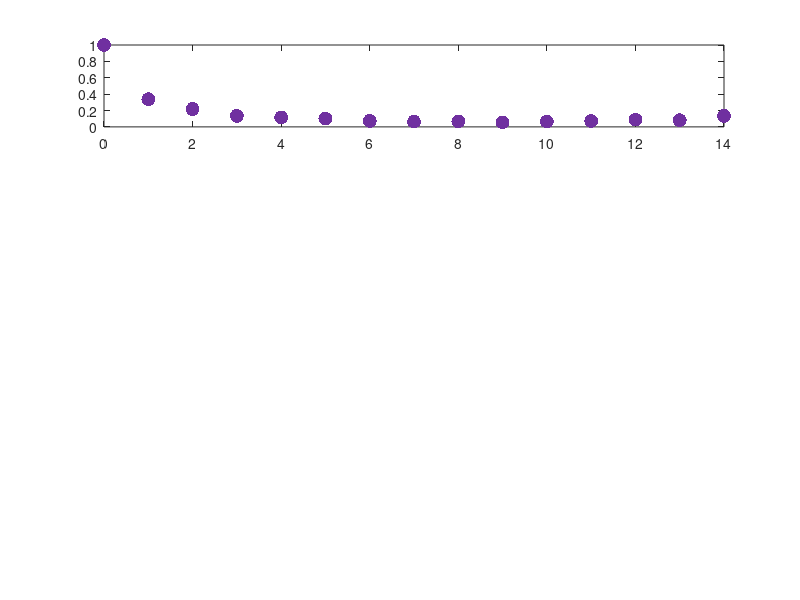

MATLAB code for this plot: (Note: this script raises an error after producing the figure.)
%% 
clc;clear;close all;
purple=[0.4392,0.1882,0.6275];green=[0,0.5216,0.2588];



figure(1);clf;

%% even-high-dose
subplot(4,1,1);
load('data/even-high-dose.mat');
plot(t,v,'.','MarkerSize',30,'Color',purple); hold on;
simulateAndPlotSingleDosingSchedule(t,v,d,purple);

%% uneven-high-dose
subplot(4,1,2);
load('data/uneven-high-dose.mat');
plot(t,v,'.','MarkerSize',30,'Color',green); hold on;
simulateAndPlotSingleDosingSchedule(t,v,d,green);

%% even-low-dose
subplot(4,1,3);
load('data/even-low-dose.mat');
plot(t,v,'.','MarkerSize',30,'Color',purple); hold on;
simulateAndPlotSingleDosingSchedule(t,v,d,purple);

%% uneven-low-dose
subplot(4,1,4);
load('data/uneven-low-dose.mat');
plot(t,v,'.','MarkerSize',30,'Color',green); hold on;
simulateAndPlotSingleDosingSchedule(t,v,d,green);


clean(); xlabel('time (weeks)');

function [time,total_volume] = simulateAndPlotSingleDosingSchedule(t,v,d,color)
    
    % load dose response information:
    load("save/Hill_parameters.mat");
    b1 = Hill_parameters(1);
    b2 = Hill_parameters(2);
    koff_kon = Hill_parameters(3);
    koff = 5;   % set koff \approx 5
    kon = koff/koff_kon; 

    % initial condition:
    v0 = [1,0]; % U, A or C1, C2

    % tracking vectors etc:
    tspan = [0 1]; % 1 week intervals
    time=[0];
    volume=[v0];

    % loop over every week
    for i = 1:1:length(d)
        dose = d(i);
        [tp,y] = ode45(@(t,y) UA_ode(t,y,dose,b1,b2,kon,koff),tspan,v0);
        
        v0 = y(end,:); 
        tspan = [tp(end),tp(end)+1];

        time=[time;tp(end)]; 
        volume = [volume;v0];        
    end

    total_volume = volume(:,1)+volume(:,2);

    plot(time,total_volume,':','LineWidth',3,'Color',color); hold on;
    ylabel('vol.');

end

